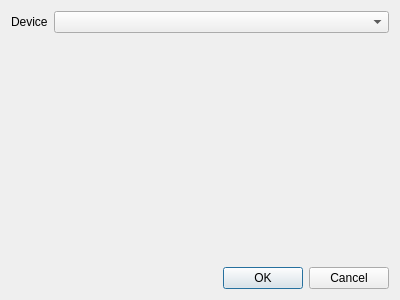
<?xml version="1.0" encoding="UTF-8"?>
<ui version="4.0">
 <class>JoystickConfiguration</class>
 <widget class="QDialog" name="JoystickConfiguration">
  <property name="geometry">
   <rect>
    <x>0</x>
    <y>0</y>
    <width>400</width>
    <height>300</height>
   </rect>
  </property>
  <property name="windowTitle">
   <string>Joystick configuration</string>
  </property>
  <layout class="QGridLayout" name="gridLayout">
   <item row="1" column="0" colspan="2">
    <layout class="QGridLayout" name="ct"/>
   </item>
   <item row="3" column="1">
    <widget class="QDialogButtonBox" name="buttonBox">
     <property name="standardButtons">
      <set>QDialogButtonBox::Cancel|QDialogButtonBox::Ok</set>
     </property>
    </widget>
   </item>
   <item row="0" column="1">
    <widget class="QComboBox" name="comboBoxDevice"/>
   </item>
   <item row="0" column="0">
    <widget class="QLabel" name="label_2">
     <property name="text">
      <string>Device</string>
     </property>
    </widget>
   </item>
   <item row="2" column="1">
    <spacer name="verticalSpacer">
     <property name="orientation">
      <enum>Qt::Vertical</enum>
     </property>
     <property name="sizeHint" stdset="0">
      <size>
       <width>20</width>
       <height>40</height>
      </size>
     </property>
    </spacer>
   </item>
  </layout>
 </widget>
 <resources/>
 <connections>
  <connection>
   <sender>buttonBox</sender>
   <signal>accepted()</signal>
   <receiver>JoystickConfiguration</receiver>
   <slot>accept()</slot>
   <hints>
    <hint type="sourcelabel">
     <x>223</x>
     <y>278</y>
    </hint>
    <hint type="destinationlabel">
     <x>199</x>
     <y>149</y>
    </hint>
   </hints>
  </connection>
  <connection>
   <sender>buttonBox</sender>
   <signal>rejected()</signal>
   <receiver>JoystickConfiguration</receiver>
   <slot>reject()</slot>
   <hints>
    <hint type="sourcelabel">
     <x>223</x>
     <y>278</y>
    </hint>
    <hint type="destinationlabel">
     <x>199</x>
     <y>149</y>
    </hint>
   </hints>
  </connection>
 </connections>
</ui>
